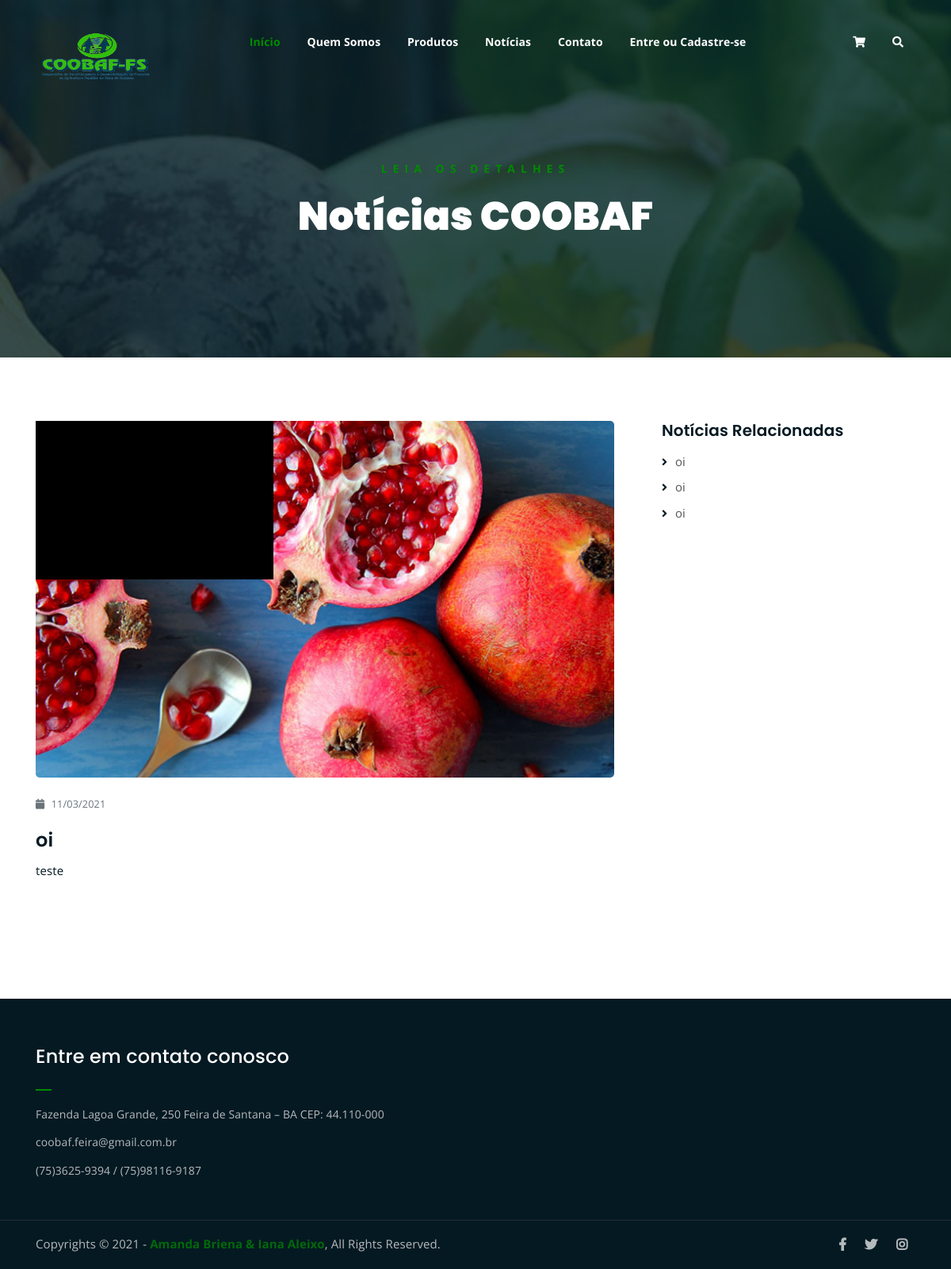
Screenshot of /noticia.php?noticia=1 with the database file from the repository.
### tables this page shows
CREATE TABLE IF NOT EXISTS noticia (
  id_noticia smallint(10) not null primary key AUTO_INCREMENT,
  titulo varchar(45) NOT NULL,
  corpo varchar(1500) NOT NULL,
  imagem varchar(100) not null,
  data date not null,
  status tinyint(1) NOT NULL,
  visibilidade tinyint(1)
);

### noticia.php (the view, shortened to what this page needs)
<?php
    include("conexao_db/conexao.php");
	$id_noticia = $_GET['noticia'];
?>
<!DOCTYPE html>
<html lang="en">
<head>
	<?php require_once("src/components/head.php");?>
</head>
<body>
	<?php
		require_once("src/components/menu.php");
	?>
	<div class="breadcrumb-section breadcrumb-bg">
		<div class="container">
			<div class="row">
				<div class="col-lg-8 offset-lg-2 text-center">
					<div class="breadcrumb-text">
						<p>Leia os Detalhes</p>
						<h1>Notícias COOBAF</h1>
					</div>
				</div>
			</div>
		</div>
	</div>
	<div class="mt-80 mb-150">
		<div class="container">
			<div class="row">
				<div class="col-lg-8">
					<div class="single-article-section">
						<div class="single-article-text">
							<?php
								$resultado = mysqli_query($connect,"SELECT * FROM noticia where id_noticia = '$id_noticia'") or die("erro ao selecionar");
								while($row = mysqli_fetch_assoc($resultado)){
							?>
							<div class="single-artcile-bg"><img src='assets/img-upload/<?php echo $row['imagem'];  ?>'></div>
							<p class="blog-meta">
								<span class="date"><i class="fas fa-calendar"></i> <?php echo date("d/m/Y", strtotime($row['data']));  ?></span>
							</p>
							<h2><?php echo $row['titulo']; ?></h2>
							<p><?php echo $row['corpo']; } ?></p>
						</div>
					</div>
				</div>
				<div class="col-lg-4">
					<div class="sidebar-section">
						<div class="recent-posts">
							<h4>Notícias Relacionadas</h4>
							<?php
								$resultado = mysqli_query($connect,"SELECT * FROM noticia where visibilidade = 1") or die("erro ao selecionar");
								while($row = mysqli_fetch_assoc($resultado)){
							?>
							<ul>
								<li><a href="noticia.php?noticia=<?php echo $row['id_noticia']; ?>"><?php echo $row['titulo']; ?></a></li>
							</ul>
							<?php } ?>
						</div>
					</div>
				</div>
			</div>
		</div>
	</div>
	<?php require_once("src/components/footer.php");?>
</body>
</html>

### assets/css/main.css (style rules this page uses)
html { font-size: 14px; font-weight: 400; line-height: 28px; height: 100%; }
body { font-family: "Open Sans", sans-serif; font-weight: 400; font-size: 1rem; letter-spacing: 0.1px; line-height: 1.8; color: #051922; overflow-x: hidden; }
body img { max-width: 100%; }
a { cursor: pointer; text-decoration: none; -webkit-transition: all 0.2s ease-in-out; -o-transition: all 0.2s ease-in-out; transition: all 0.2s ease-in-out; }
h1, .h1, h2, .h2, h3, .h3, h4, .h4, h5, .h5, h6, .h6 { font-family: "Poppins", sans-serif; font-weight: 700; margin: 0 0 1.25rem 0; color: #051922; }
h1:last-child, .h1:last-child, h2:last-child, .h2:last-child, h3:last-child, .h3:last-child, h4:last-child, .h4:last-child, h5:last-child, .h5:last-child, h6:last-child, .h6:last-child { margin: 0; }
h1, .h1 { font-size: 4rem; font-weight: 700; line-height: 4rem; }
h2, .h2 { font-size: 3rem; font-weight: 700; line-height: 3.25rem; }
h4, .h4 { font-size: 1.5rem; font-weight: 700; line-height: 1.75rem; }
p { font-family: "Open Sans", sans-serif; font-weight: 400; font-size: 1rem; letter-spacing: 0.1px; line-height: 1.8; color: #051922; margin: 0 0 1.25rem 0; }
p:last-child { margin: 0; }
.mt-80 { margin-top: 80px; }
.mb-150 { margin-bottom: 150px; }
.breadcrumb-bg { background-image: url(../img/breadcrumb-bg.jpg); }
.breadcrumb-text p { color: #008B00; font-weight: 700; text-transform: uppercase; letter-spacing: 7px; }
.breadcrumb-text h1 { font-size: 50px; font-weight: 900; color: #fff; margin: 0; margin-top: 20px; }
.breadcrumb-section { padding: 150px 0; background-size: cover; background-position: center center; position: relative; z-index: 1; background-attachment: fixed; padding-top: 200px; }
.breadcrumb-section:after { position: absolute; left: 0; top: 0; width: 100%; height: 100%; content: ""; background-color: #07212e; z-index: -1; opacity: 0.8; }
.recent-posts ul li { -webkit-transition: 0.3s; -o-transition: 0.3s; transition: 0.3s; }
.sidebar-section ul li a { -webkit-transition: 0.3s; -o-transition: 0.3s; transition: 0.3s; }
html, body { height: 100%; }
p.blog-meta span { margin-right: 15px; opacity: 0.6; color: #051922; font-size: 0.85em; }
p.blog-meta span:last-child { margin-right: 0; }
p.blog-meta span i { margin-right: 5px; }
.single-artcile-bg { background-image: url(../img/latest-news/news-bg-3.jpg); height: 450px; }
.single-artcile-bg { background-size: cover; background-position: center; background-color: #ddd; border-radius: 5px; margin-bottom: 20px; }
.single-article-text h2 { font-size: 24px; font-weight: 600; line-height: 1.4; margin-bottom: 10px; }
.single-article-text p { font-size: 15px; line-height: 1.6; color: #051922; }
.sidebar-section { margin-left: 30px; }
.sidebar-section h4 { font-size: 20px; font-weight: 600; margin-bottom: 15px; }
.sidebar-section ul { margin: 0; padding: 0; list-style: none; }
.sidebar-section ul li { line-height: 1.5; }
.sidebar-section ul li a { color: #555; font-size: 15px; }
.sidebar-section > div { margin-bottom: 60px; }
.sidebar-section > div:last-child { margin-bottom: 0; }
.recent-posts ul li, .archive-posts ul li { position: relative; padding-left: 17px; margin-bottom: 10px; }
.recent-posts ul li:before, .archive-posts ul li:before { position: absolute; left: 0; top: 2px; content: "\f105"; font-family: "Font Awesome 5 Free"; font-weight: 900; }

### rows the page displays
noticia: imagem (picture), data "11/03/2021", titulo "oi", corpo "teste"
noticia: titulo "oi"
noticia: titulo "oi"
